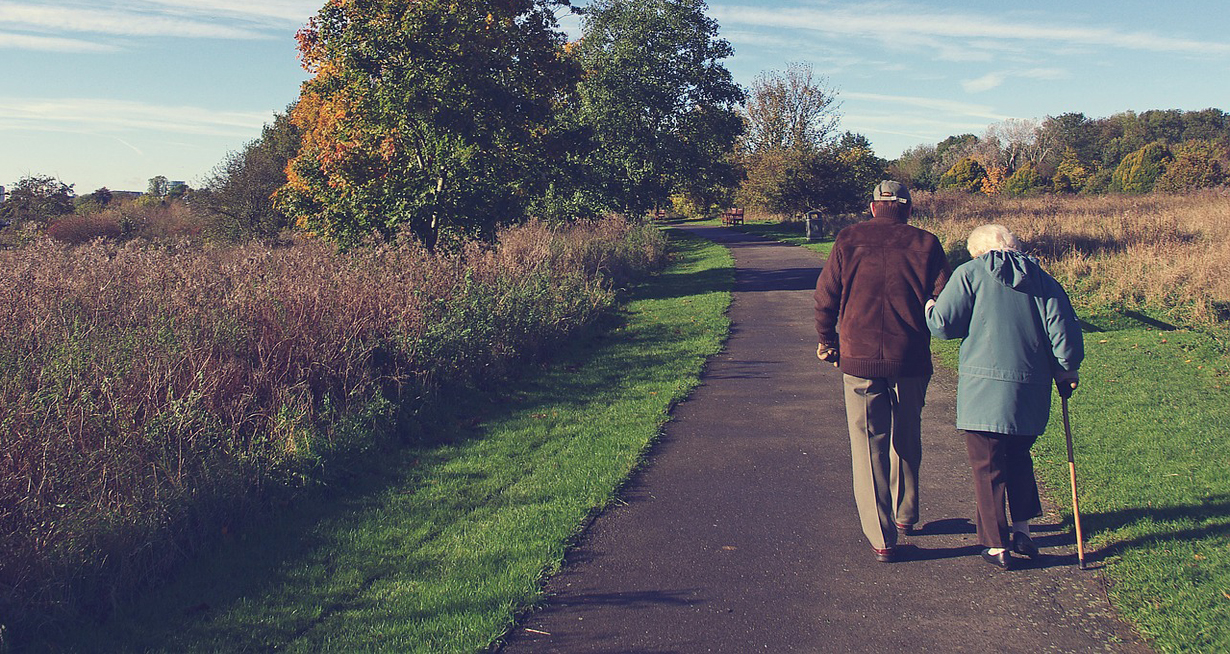
#> input picture back.jpg, 1230 x 654 px, given in place of queda.mp4, which was not available
$ python new.py   (older library calls are emulated)
#> lines starting #> are read from the running program, lines starting #| are printed output that depends on the picture; after the words box and inside, x2 and y2 are one past the last pixel; in counts of white or black regions, pixels touching at a corner belong together; pictures that were not available may be replaced by others from this repository, and a replacement may not be noted
#Based on Zed code - Person Fall detection using raspberry pi camera and opencv lib. Link: https://www.youtube.com/watch?v=eXMYZedp0Uo

import cv2
import time

cap = cv2.VideoCapture('queda.mp4') #'queda.mp4'

#To set the resolution
cap.set(cv2.CAP_PROP_FRAME_WIDTH, 640)
cap.set(cv2.CAP_PROP_FRAME_HEIGHT, 480)

time.sleep(2)

fgbg = cv2.createBackgroundSubtractorMOG2()
j = 0
# Download the helper library from https://www.twilio.com/docs/python/install
from twilio.rest import Client


# Your Account Sid and Auth Token from twilio.com/console
# DANGER! This is insecure. See http://twil.io/secure
account_sid = 'AC9ff3f227c0a9de0606351f3656ee2274'
auth_token = '6eaec067e0c697309716afdc6e1c8a2a'
client = Client(account_sid, auth_token)

# [5 lines of commented-out code are left out]

fall=0
while(1):
    count=0
    ret, frame = cap.read()
#> frame is the input picture: shape (654, 1230, 3); mean B, G, R 101.3, 101.5, 101.4

    #Conver each frame to gray scale and subtract the background
    gray = cv2.cvtColor(frame, cv2.COLOR_BGR2GRAY)
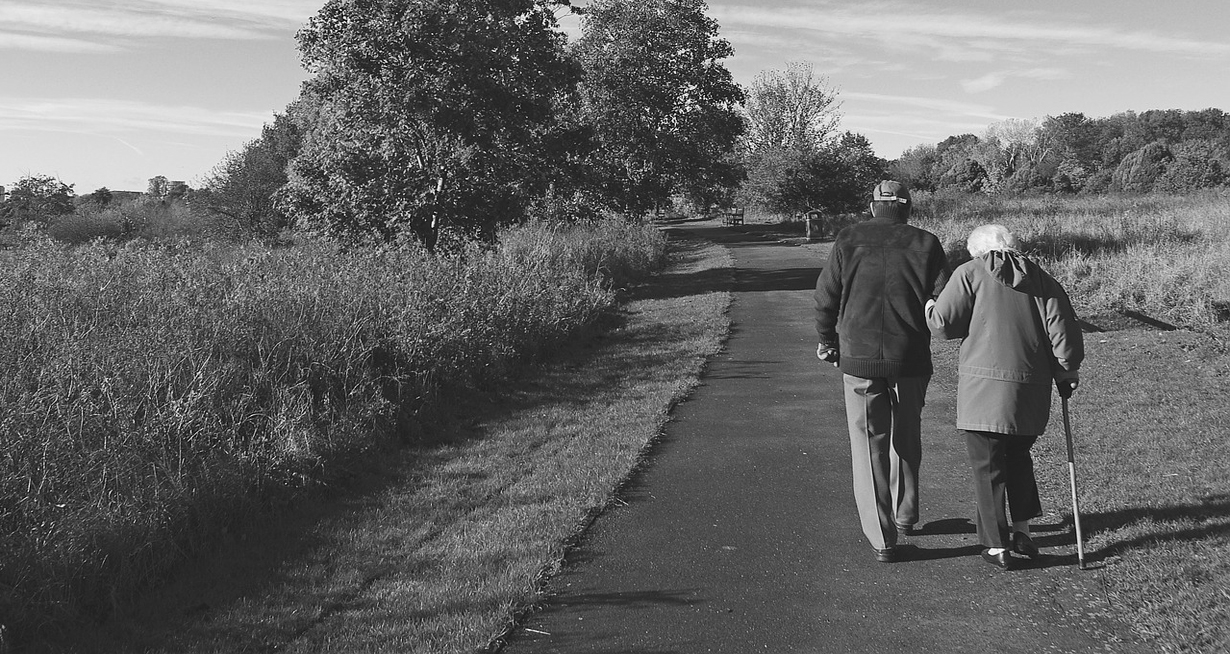
#> gray: shape (654, 1230); min 0, max 255, mean 101.4
    fgmask = fgbg.apply(gray)
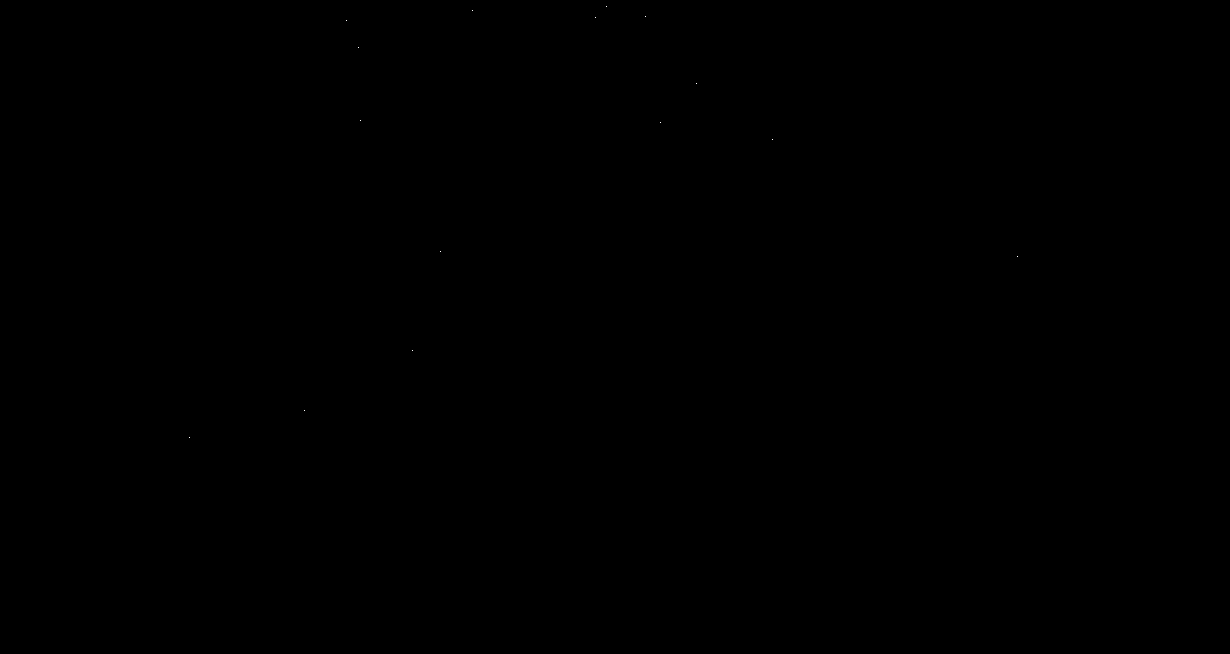
#> fgmask: shape (654, 1230); values 127 (black) and 255 (white), 0% white in thin lines or dots, all inside (x1, y1, x2, y2) = (189, 6, 1018, 438)

    #Find contours
    #_ , contours, _ = cv2.findContours(thresh,cv2.RETR_TREE,cv2.CHAIN_APPROX_SIMPLE)
    contours, hierarchy = cv2.findContours(fgmask, cv2.RETR_TREE, cv2.CHAIN_APPROX_SIMPLE)
#> contours = [[[0, 0], [0, 653], [1229, 653], [1229, 0]]]

    if contours:
        areas = []

        for contour in contours:
            ar = cv2.contourArea(contour)
            areas.append(ar)
#> this loop made 1 pass
#> (contour, ar) on pass 1: ([[0, 0], [0, 653], [1229, 653], [1229, 0]], 802537)
#> after the loop, areas = [802537]

        max_area = max(areas or [0])
#> max_area = 802537

        max_area_index = areas.index(max_area)
#> max_area_index = 0

        cnt = contours[max_area_index]
#> cnt = [[0, 0], [0, 653], [1229, 653], [1229, 0]]

        M = cv2.moments(cnt)
#> M = moments, m00 802537, centre m10/m00, m01/m00 = (614.5, 326.5)

        x, y, w, h = cv2.boundingRect(cnt)
#> x = 0; y = 0; w = 1230; h = 654

        cv2.drawContours(fgmask, [cnt], 0, (255,255,255), 3, maxLevel = 0)
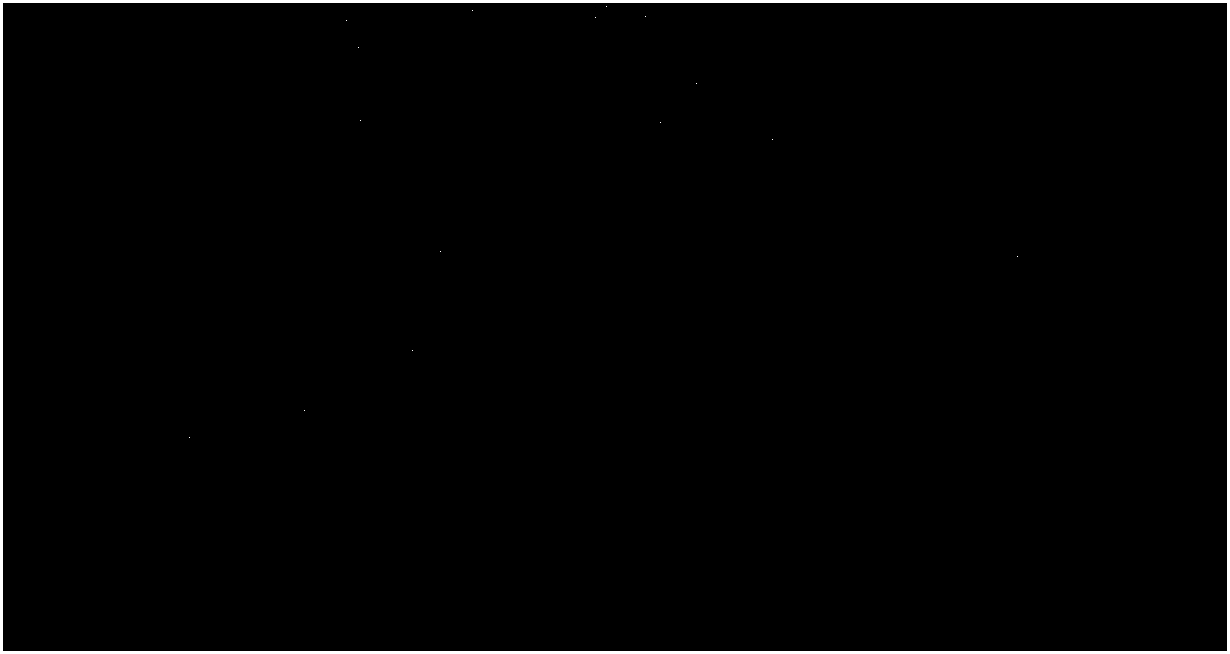
#> fgmask: shape (654, 1230); values 127 (black) and 255 (white), 1.4% white; 16 white regions (15 under 20 px), largest, box (x1, y1, x2, y2) and area: (0, 0, 1230, 654) 11268

        if h < w:
            j += 1

        if j > 10:

            cv2.putText(fgmask, 'FALL', (x, y), cv2.FONT_HERSHEY_TRIPLEX, 0.5, (255,255,255), 2)
            cv2.rectangle(frame,(x,y),(x+w,y+h),(0,0,255),2)
            print("Fall detected")
            count=1
            # print(message.sid)

        if h > w:
            j = 0
            cv2.rectangle(frame,(x,y),(x+w,y+h),(0,255,0),2)
            fall=0


        cv2.imshow('video', frame)

        if cv2.waitKey(33) == 27:
#> (key q is pressed here)
            break

        if count==1 and fall==0:
            message = client.messages.create(
                              body='ALERT!!! FALL DETECTED! Please call 102 immediately',
                              from_='whatsapp:+14155238886',
                              to='whatsapp:+919892938847'
                          )
            fall=1

        # if cv2.waitKey(1) & 0xFF == ord('q'):
        #     break

cap.release()

cv2.destroyAllWindows()
